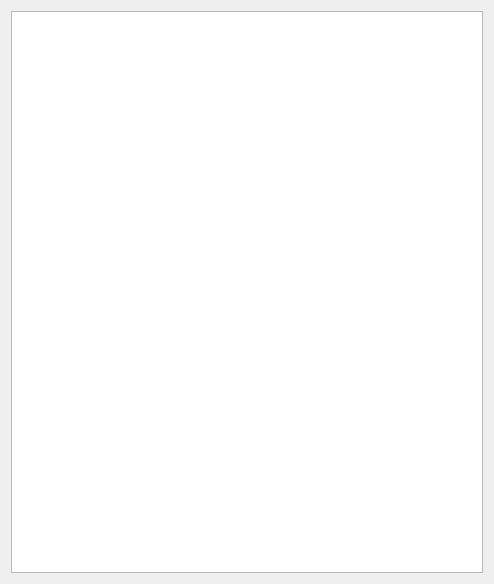
<?xml version="1.0" encoding="UTF-8"?>
<ui version="4.0">
 <class>scenarioView</class>
 <widget class="QWidget" name="scenarioView">
  <property name="geometry">
   <rect>
    <x>0</x>
    <y>0</y>
    <width>494</width>
    <height>584</height>
   </rect>
  </property>
  <property name="windowTitle">
   <string>Scenario</string>
  </property>
  <layout class="QVBoxLayout" name="verticalLayout">
   <item>
    <widget class="QTreeView" name="treeView">
     <property name="font">
      <font>
       <pointsize>13</pointsize>
      </font>
     </property>
     <property name="autoScroll">
      <bool>true</bool>
     </property>
     <property name="alternatingRowColors">
      <bool>true</bool>
     </property>
     <attribute name="headerCascadingSectionResizes">
      <bool>true</bool>
     </attribute>
     <attribute name="headerStretchLastSection">
      <bool>false</bool>
     </attribute>
     <attribute name="headerCascadingSectionResizes">
      <bool>true</bool>
     </attribute>
     <attribute name="headerStretchLastSection">
      <bool>false</bool>
     </attribute>
    </widget>
   </item>
  </layout>
 </widget>
 <resources/>
 <connections/>
</ui>
